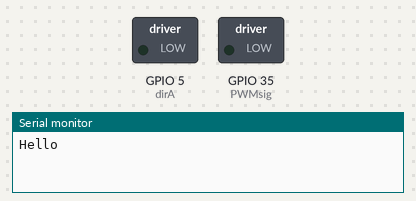
Recording of a sketch running on a simulated ESP32. On the bench: switched loads named in the sketch (green lamp = pin HIGH), the last lines printed to the serial monitor.

Above: at 0.2 s.
At 7.5 s:
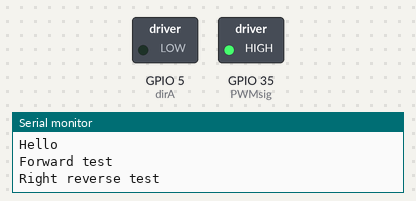
At 12.2 s:
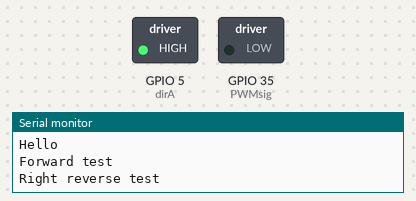
At 15.0 s:
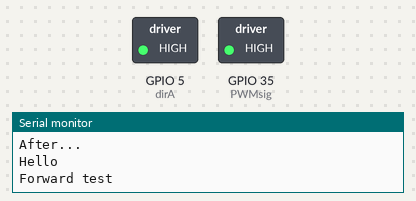
Timing chart, 0 to 17.6 s (numbered marks = the images above):
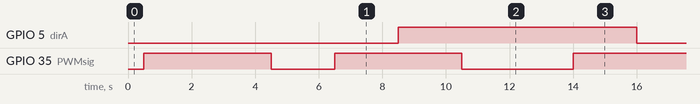

The sketch:

wheel_movement.ino
```cpp
/*
*In this file, we are testing the movement of the wheels before
*applying any adjustment to the speed of the motors
*/
//definitions for enable signal and direction
int PWMsig = 35;
int dirA = 5;

int delay_time= 2000; // how long should each wheel turn?


void setup() {
  Serial.begin(9600);

 //configures pins as outputs
  pinMode(PWMsig, OUTPUT);
  pinMode(dirA, OUTPUT);

//all pins are off at initialization
digitalWrite(PWMsig, LOW);
digitalWrite(dirA,LOW);

}

void loop() {

Serial.println("Hello");
delay(500);

      moveforward();
      movereverse();

      Serial.println("After...");

      delay(1000);
      }

void moveforward(){
      //moving in forward
      Serial.println("Forward test");
      digitalWrite(PWMsig, HIGH);
      delay(delay_time);
      digitalWrite(dirA, LOW);
      delay(delay_time);
      digitalWrite(PWMsig, LOW);
      delay(delay_time);
}

void movereverse(){
      //moving in right reverse
      Serial.println("Right reverse test");
      digitalWrite(PWMsig, HIGH);
      delay(delay_time);
      digitalWrite(dirA, HIGH);
      delay(delay_time);
      digitalWrite(PWMsig, LOW);
      delay(delay_time);
}
```

Measured:
- by itself, GPIO 5 (dirA): alternates HIGH for 7.5 s and LOW for 6.0 s
- by itself, GPIO 35 (PWMsig): repeats every 13.5 s: LOW 2.0 s, HIGH 4.0 s, LOW 3.5 s, HIGH 4.0 s
